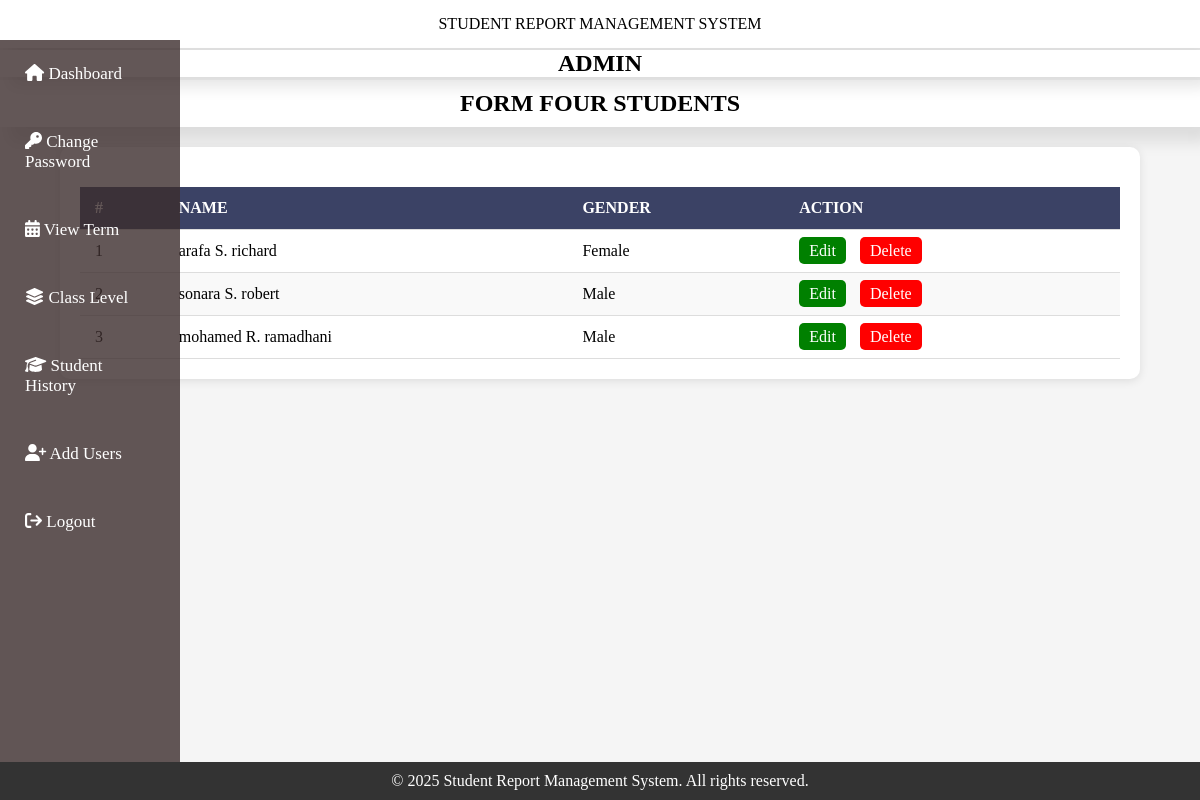
Page /form4Students.php (signed in) on the committed database.
### tables this page shows
CREATE TABLE `users` (
  `user_id` int(255) NOT NULL,
  `class_id` int(255) DEFAULT NULL,
  `first_name` varchar(100) NOT NULL,
  `middle_name` varchar(100) NOT NULL,
  `last_name` varchar(100) NOT NULL,
  `parent_name` varchar(50) NOT NULL,
  `username` varchar(50) NOT NULL,
  `password` varchar(255) NOT NULL,
  `role` enum('admin','student','form1_teacher','form2_teacher','form3_teacher','form4_teacher') NOT NULL,
  `gender` varchar(8) NOT NULL,
  `stream` enum('science','art') DEFAULT NULL,
  `status` varchar(50) NOT NULL,
  `graduation_year` varchar(10) DEFAULT NULL,
  `parent_email` varchar(100) DEFAULT NULL
);

### form4Students.php (the view, shortened to what this page needs)
<?php
include 'header.php';
$sql = "SELECT user_id, first_name, middle_name, last_name, gender
        FROM users
        WHERE class_id = 4
          AND role = 'student'
          AND (status IS NULL OR status != 'graduated')";
$result = $conn->query($sql);
?>
<!DOCTYPE html>
<html lang="en">
<head>
</head>
<body>
    <div class="result-header">
        <h2>FORM FOUR STUDENTS</h2>
    </div>
    <div class="result-container">
        <table>
            <thead>
                <tr>
                    <th>#</th>
                    <th>NAME</th>
                    <th>GENDER</th>
                    <th>ACTION</th>
                </tr>
            </thead>
            <tbody>
            <?php
            if ($result->num_rows > 0 ) {
                $num = 1;
                while ($row = $result->fetch_assoc()) {
                    $id = $row['user_id'];
                    $first = $row['first_name'];
                    $middleInitial = strtoupper(substr($row['middle_name'], 0, 1));
                    $last = $row['last_name'];
                    $full_name = "$first $middleInitial. $last";
                    echo "<tr>";
                    echo "<td>$num</td>";
                    echo "<td>$full_name</td>";
                    echo "<td>" . $row['gender'] . "</td>";
                    echo "<td>
                        <a href='editStudents.php?user_id=$id&return=form4Students.php' class='edit'>Edit</a>
                        <a href='deleteStudents.php?user_id=$id&return=form4Students.php' class='delete' onclick=\"return confirm('Are you sure you want to delete?');\">Delete</a>
                          </td>";
                    echo "</tr>";
                    $num++;
                }
            } else {
                echo "<tr><td colspan='4' style='text-align:center; color:red;'>No students found</td></tr>";
            }
            ?>
            </tbody>
        </table>
    </div>
    <?php include "footer.php"; ?>
</body>
</html>

### header.php (style rules this page uses)
* { margin: 0; padding: 0; border: none; outline: none; }
body { font-family: 'poppins'; margin: 0; padding: 0; text-decoration: none; }

### form4Students.php (style rules this page uses)
* { margin: 0; padding: 0; box-sizing: border-box; }
body { font-family: 'poppins', sans-serif; background-color: whitesmoke; }
.result-header h2 { text-align: center; margin-top: 80px; background: #fff; box-shadow: 10px 15px 15px rgba(0, 0, 0, 0.1); padding: 10px; }
.result-container { margin: 20px auto; width: 90%; max-width: 1100px; background: #fff; padding: 20px; box-shadow: 0 2px 10px rgba(0,0,0,0.1); border-radius: 10px; }
table { width: 100%; border-collapse: collapse; margin-top: 20px; }
th, td { padding: 12px 15px; text-align: left; border-bottom: 1px solid #ddd; }
th { background-color: #3b4265; color: white; }
tr:nth-child(even) { background-color: #f9f9f9; }
.edit { background: green; padding: 5px 10px; color: white; border-radius: 5px; text-decoration: none; }
.delete { background: red; padding: 5px 10px; color: white; border-radius: 5px; text-decoration: none; margin-left: 10px; }

### footer.php (style rules this page uses)
* { margin: 0; padding: 0; }
body { font-family: 'poppins'; }

### rows in the picture
users: full_name "arafa S. richard", gender "Female"
users: full_name "sonara S. robert", gender "Male"
users: full_name "mohamed R. ramadhani", gender "Male"
